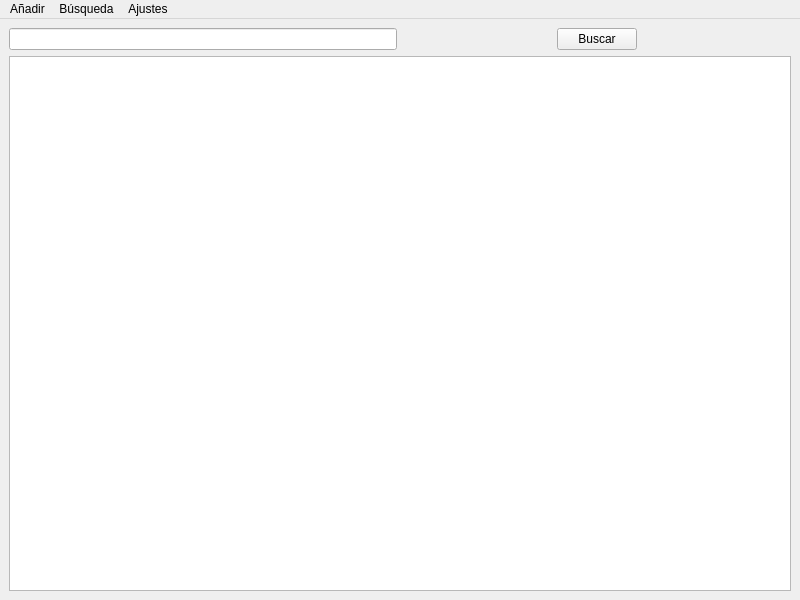
<?xml version="1.0" encoding="UTF-8"?>
<ui version="4.0">
 <class>menu</class>
 <widget class="QMainWindow" name="menu">
  <property name="geometry">
   <rect>
    <x>0</x>
    <y>0</y>
    <width>800</width>
    <height>600</height>
   </rect>
  </property>
  <property name="windowTitle">
   <string>menu</string>
  </property>
  <widget class="QWidget" name="centralwidget">
   <layout class="QGridLayout" name="gridLayout">
    <item row="0" column="0">
     <layout class="QHBoxLayout" name="horizontalLayout_2">
      <item>
       <widget class="QLineEdit" name="lineEdit"/>
      </item>
      <item>
       <layout class="QHBoxLayout" name="horizontalLayout">
        <item>
         <spacer name="horizontalSpacer_2">
          <property name="orientation">
           <enum>Qt::Horizontal</enum>
          </property>
          <property name="sizeHint" stdset="0">
           <size>
            <width>40</width>
            <height>20</height>
           </size>
          </property>
         </spacer>
        </item>
        <item>
         <widget class="QPushButton" name="searchButton">
          <property name="text">
           <string>Buscar</string>
          </property>
         </widget>
        </item>
        <item>
         <spacer name="horizontalSpacer">
          <property name="orientation">
           <enum>Qt::Horizontal</enum>
          </property>
          <property name="sizeHint" stdset="0">
           <size>
            <width>40</width>
            <height>20</height>
           </size>
          </property>
         </spacer>
        </item>
       </layout>
      </item>
     </layout>
    </item>
    <item row="1" column="0">
     <widget class="QListWidget" name="listWidget">
      <property name="font">
       <font>
        <family>Cascadia Code</family>
        <pointsize>20</pointsize>
       </font>
      </property>
     </widget>
    </item>
   </layout>
  </widget>
  <widget class="QMenuBar" name="menubar">
   <property name="geometry">
    <rect>
     <x>0</x>
     <y>0</y>
     <width>800</width>
     <height>26</height>
    </rect>
   </property>
   <widget class="QMenu" name="menuA_adir">
    <property name="title">
     <string>Añadir</string>
    </property>
    <addaction name="actionNueva_Hoja"/>
   </widget>
   <widget class="QMenu" name="menuBusqueda">
    <property name="title">
     <string>Búsqueda</string>
    </property>
    <addaction name="actionTodos"/>
   </widget>
   <widget class="QMenu" name="menuAjustes">
    <property name="title">
     <string>Ajustes</string>
    </property>
    <addaction name="actionAgregar_cuenta"/>
    <addaction name="actionEliminar_cuenta"/>
   </widget>
   <addaction name="menuA_adir"/>
   <addaction name="menuBusqueda"/>
   <addaction name="menuAjustes"/>
  </widget>
  <action name="actionNueva_Hoja">
   <property name="icon">
    <iconset resource="source.qrc">
     <normaloff>:/assets/add.png</normaloff>:/assets/add.png</iconset>
   </property>
   <property name="text">
    <string>Nueva Hoja</string>
   </property>
  </action>
  <action name="actionTodos">
   <property name="icon">
    <iconset resource="source.qrc">
     <normaloff>:/assets/papers.png</normaloff>:/assets/papers.png</iconset>
   </property>
   <property name="text">
    <string>Todos</string>
   </property>
  </action>
  <action name="actionAgregar_cuenta">
   <property name="text">
    <string>Agregar cuenta</string>
   </property>
  </action>
  <action name="actionEliminar_cuenta">
   <property name="text">
    <string>Eliminar cuenta</string>
   </property>
  </action>
 </widget>
 <resources>
  <include location="source.qrc"/>
 </resources>
 <connections/>
</ui>
